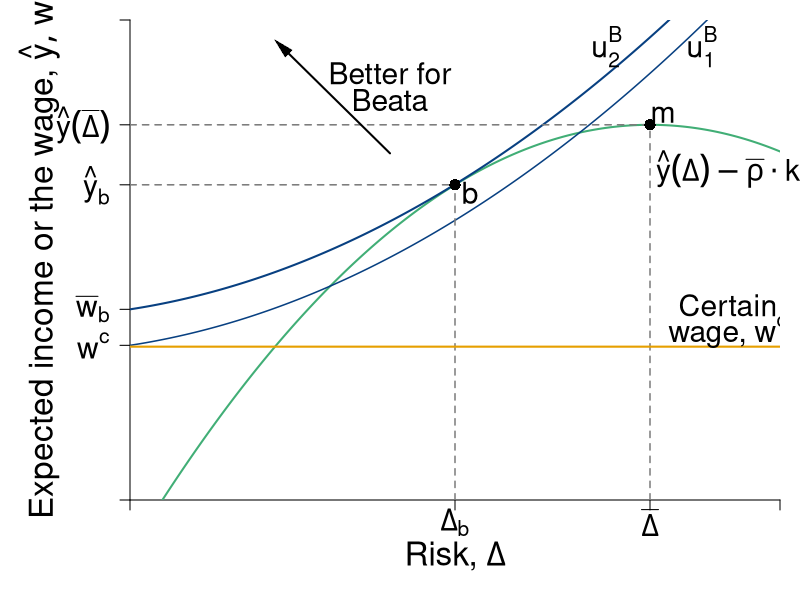

Source code (R):
require(ggplot2)
require(shape)
pdf(file = "capitalism/risk_contrast_b.pdf", width = 9, height = 7)

#Set parameters for graphics
axislabelsize <- 2
labelsize <- 1.8
namesize <- 1.8
annotatesize <- 1.6
graphlinewidth <- 2
segmentlinewidth <- 1.5
a <- c(2, 4, 6)


COL <- c("#7fc97f", "#beaed4", "#fdc086", "#ffff99", "#386cb0", "#f0027f", "#bf5b17", "#666666")
COLA <- c("#e0f3db", "#99d8c9","#66c2a4","#41ae76", "#238b45", "#005824")
COLB <- c("#c6dbef", "#4eb3d3", "#2b8cbe", "#0868ac","#084081")
COLC <- c("#fcfbfd", "#efedf5", "#dadaeb", "#bcbddc", "#9e9ac8", "#807dba", "#6a51a3", "#54278f", "#3f007d")
grays <- gray.colors(25, start = 1, end = 0, alpha = 1)
CBCols <- c("#009E73","#0072B2","#E69F00","#CC79A7", "#F0E442")
par(mar =  c(5, 6.5, 1, 1))
xlims <- c(0, 15)
ylims <- c(0, 18)

riskreturn <- function(g, int1 = 14.07, int2 = 4, coeff = 1/3){
  int1 - (int2 - (coeff)*g)^2
}

uA <- function(y, g, slope = 0.5){
  y + y*g  - slope*g^2
}

indiffA <- function(g, intercept = 3, slope1 = 0.25, slope2 = 0.12){
  intercept  + slope1*g + slope2*g^2
}

indiffA2 <- function(g, intercept = 3, slope1 = 0.25, slope2 = 0.05){
  intercept  + slope1*g + slope2*g^2
}

#Plot command 
plot(0, 0, xlim = xlims, ylim = ylims, 
     type = "n",
     xlab = expression(paste("")),
     ylab = expression(paste("")), 
     axes = FALSE,
     # xlab = expression(paste("Bob's Payoff, ", u^B)),
     # ylab = expression(paste("Alfredo's Payoff, ", u^A)),
     #xaxt = "n", 
     #yaxt = "n", 
     cex.lab = axislabelsize, 
     bty = "n", 
     xaxs="i", 
     yaxs="i"
)


#Customize ticks and labels for the plot
# ticksy <- seq(ylims[1], ylims[2], 3)
# ylabels <- seq(ylims[1], ylims[2], 3)
# ticksx <- seq(xlims[1], xlims[2], 5)
# xlabels <- seq(xlims[1], xlims[2], 5)
ticksx <- c(0, 7.5, 12, xlims[2])
#ticksx <- c(0, 5.2, 12, xlims[2])
xlabels <- c(NA, expression(paste(Delta[b])), expression(paste( bar(Delta) )), NA)
#xlabels <- c(NA, expression(paste(Delta[a])), expression(paste( bar(Delta) )), NA)
ticksy <- c(0, 5.8, 7.15, riskreturn(7.5), riskreturn(g = 12), ylims[2])
#ticksy <- c(0, 4.4, 5.8, riskreturn(5.2), riskreturn(g = 12), ylims[2])
ylabels <- c(NA, expression(paste(w^c)), expression(paste(bar(w)[b] )), expression(paste(hat(y)[b])), expression(paste(hat(y)*(bar(Delta)) )), NA)

axis(1, at = ticksx, pos = 0, labels = xlabels, cex.axis = labelsize)
axis(2, at = ticksy, pos = 0, labels = ylabels, las = 1, cex.axis = labelsize)

#Axis labels and draw linear utility function
#mtext(expression(paste("Risk, ", Delta)), side = 1, line = 3, cex = axislabelsize)
text(0.5*xlims[2], -2.1, expression(paste("Risk, ", Delta)), xpd = TRUE, cex = axislabelsize) 
text(-2.1, 0.5*ylims[2], expression(paste("Expected income or the wage, ", list(hat(y), w))), xpd = TRUE, cex = axislabelsize, srt = 90) 


npts <- 500 
xx1 <- seq(xlims[1], xlims[2], length.out = npts)
lines(xx1, riskreturn(xx1), col = COLA[4], lwd = graphlinewidth, lty = 1)
#lines(xx1, indiffA(xx1, intercept = 4.4), col = COLB[3], lwd = graphlinewidth, lty = 1)
#lines(xx1, indiffA(xx1, intercept = 5.8), col = COLB[3], lwd = segmentlinewidth, lty = 1)
#lines(xx1, indiffA(xx1, intercept = 8), col = COLB[3], lwd = graphlinewidth, lty = 1)
lines(xx1, indiffA2(xx1, intercept = 7.15), col = COLB[5], lwd = graphlinewidth, lty = 1)
lines(xx1, indiffA2(xx1, intercept = 5.8), col = COLB[5], lwd = segmentlinewidth, lty = 1)

#lines(xx1, indiffA2(xx1, intercept = 10), col = COLB[5], lwd = graphlinewidth, lty = 1)

#Add points a, b, c and c
# segments(5.2, 0, 5.2, riskreturn(g = 5.2), lty = 2, col = grays[20], lwd = segmentlinewidth)
# segments(0, riskreturn(g = 5.2), 5.2, riskreturn(g = 5.2), lty = 2, col = grays[20], lwd = segmentlinewidth)
# points(5.2, riskreturn(g = 5.2), pch = 16, col = "black", cex = 1.5)
# text(5.2 + 0.35, riskreturn(g = 5.2) - 0.05, expression(a), cex = labelsize)


segments(7.5, 0, 7.5, riskreturn(g = 7.5) , lty = 2, col = grays[20], lwd = segmentlinewidth)
segments(0, riskreturn(g = 7.5) , 7.5, riskreturn(g = 7.5) , lty = 2, col = grays[20], lwd = segmentlinewidth)
points(7.5, riskreturn(g = 7.5) , pch = 16, col = "black", cex = 1.5)
text(7.5 + 0.35, riskreturn(g = 7.5) - 0.3, expression(b), cex = labelsize)


segments(12, 0, 12, riskreturn(g = 12) , lty = 2, col = grays[20], lwd = segmentlinewidth)
segments(0, riskreturn(g = 12) , 12, riskreturn(g = 12) , lty = 2, col = grays[20], lwd = segmentlinewidth)
text(12 + 0.3, riskreturn(g = 12) + 0.4, expression(m), cex = labelsize)
points(12, riskreturn(g = 12) , pch = 16, col = "black", cex = 1.5)


#Segment for next best wage offer
segments(0, 5.75, xlims[2], 5.75, lty = 1, col = CBCols[3], lwd = graphlinewidth)
text(13.8, 7.3, expression(paste("Certain")), cex = labelsize)
text(13.8, 6.3, expression(paste("wage, ", w^c)), cex = labelsize)





#Label risk return schedule
text(13.8, riskreturn(g = 14) - 1.2, expression(paste(hat(y)*(Delta) - bar(rho)%.%k) ), cex = labelsize, xpd =  TRUE)

#Label value functions
text(13.2, 17, expression(u[1]^B), cex = labelsize)
text(11, 17, expression(u[2]^B), cex = labelsize)
# text(9.7, 17, expression(u[1]^A), cex = labelsize)
#text(8.2, 17, expression(u[2]^A), cex = labelsize)

text(6, 16, expression(paste("Better for")), cex = labelsize)
text(6, 15, expression(paste("Beata")), cex = labelsize)
Arrows(6, 13, 3.5, 17,
       col = "black", lty = 1, lwd = 2,
       arr.type = "triangle", xpd = TRUE,
       arr.lwd = 0.5, code = 2)


dev.off()
